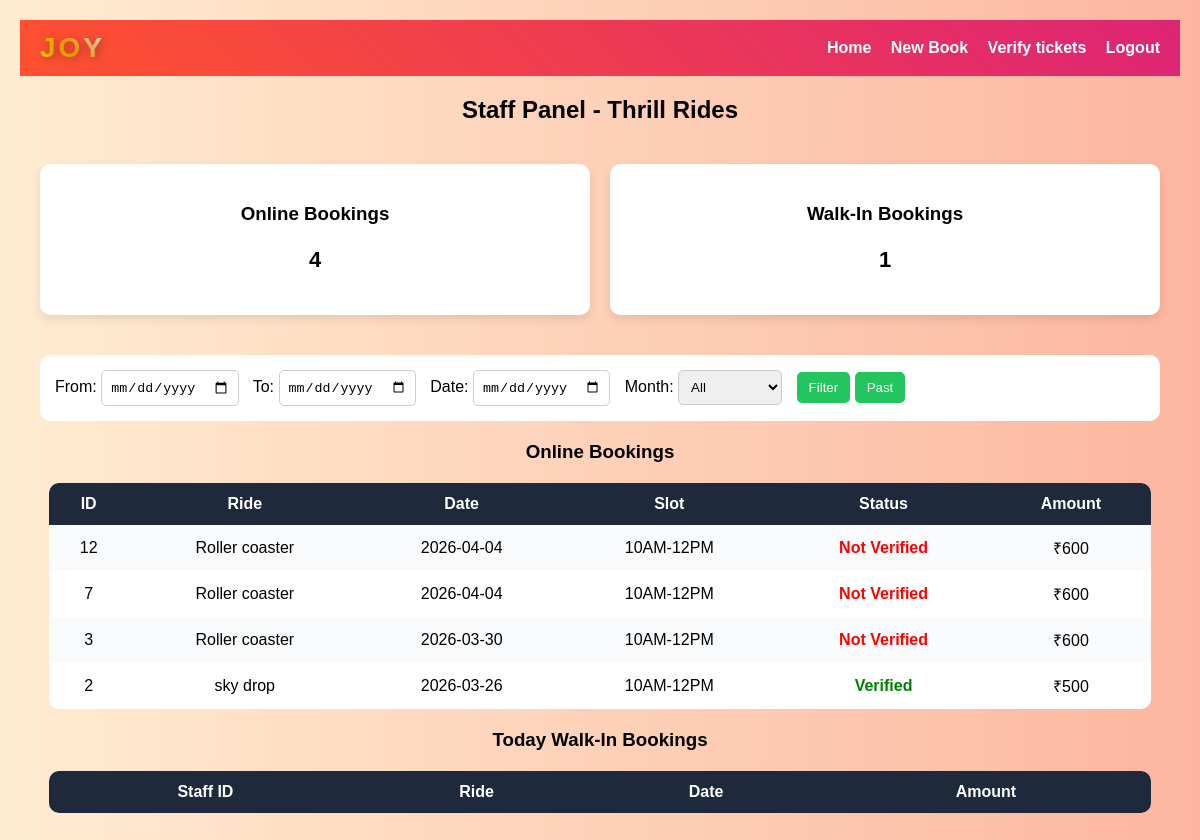
Page /staff_panel.php (signed in) on the committed database.
### tables this page shows
CREATE TABLE IF NOT EXISTS `bookings` (
  `id` int NOT NULL AUTO_INCREMENT,
  `user_id` int DEFAULT NULL,
  `ride_id` int DEFAULT NULL,
  `booking_date` date DEFAULT NULL,
  `slot_time` varchar(50) DEFAULT NULL,
  `amount` int DEFAULT NULL,
  `status` varchar(20) NOT NULL,
  `ticket_image` varchar(255) NOT NULL,
  `cancel_date` date DEFAULT NULL,
  `refund_status` varchar(20) DEFAULT 'Pending',
  `created_at` datetime DEFAULT CURRENT_TIMESTAMP,
  `staff_id` int NOT NULL,
  PRIMARY KEY (`id`)
);

CREATE TABLE IF NOT EXISTS `rides` (
  `id` int NOT NULL AUTO_INCREMENT,
  `ride_name` varchar(100) DEFAULT NULL,
  `price` int DEFAULT NULL,
  `age_limit` int DEFAULT NULL,
  `description` text,
  `images` varchar(100) DEFAULT NULL,
  `category` varchar(50) DEFAULT NULL,
  `capacity` int NOT NULL,
  `status` varchar(20) DEFAULT 'Active',
  PRIMARY KEY (`id`)
);

### staff_panel.php (the view, shortened to what this page needs)
<?php
include "php/db.php";
$staff_id = $_SESSION['staff_id'];
$category = $_SESSION['ride_category'];
$where = "WHERE r.category='$category' AND b.status!='Walk-In'";
$sql = "SELECT
b.id,
r.ride_name,
b.booking_date,
b.slot_time,
b.status,
b.amount
FROM bookings b
JOIN rides r ON b.ride_id=r.id
$where
ORDER BY b.id DESC";
$result = mysqli_query($conn,$sql);
$online_count = mysqli_num_rows($result);
$walkin_count_query = mysqli_query($conn,"
SELECT COUNT(*) as total
FROM bookings
WHERE status='Walk-In'
AND staff_id='$staff_id'
");
$walkin_data = mysqli_fetch_assoc($walkin_count_query);
$walkin_count = $walkin_data['total'];
?>
<!DOCTYPE html>
<html>
<head>
<link rel="stylesheet" href="css/style.css">
</head>
<body>
<div class="navbar">
<div class="logo">
<span class="joy-text">JOY</span>
</div>
<div class="nav-links">
<a href="index.php">Home</a>
<a href="walkin_booking.php">New Book</a>
<a href="scan_ticket.php">Verify tickets</a>
<a href="staff_logout.php">Logout</a>
</div>
</div>
<h2 style="text-align:center;margin-top:20px;">
Staff Panel - <?php echo $category; ?> Rides
</h2>
<div class="dashboard">
<div class="card">
<h3>Online Bookings</h3>
<p><?php echo $online_count; ?></p>
</div>
<div class="card">
<h3> Walk-In Bookings</h3>
<p><?php echo $walkin_count; ?></p>
</div>
</div>
<div class="filter-box">
<form method="GET">
From: <input type="date" name="from_date">
To: <input type="date" name="to_date">
Date:
<input type="date" name="single_date">
Month:
<select name="month">
<option value="">All</option>
</select>
<button type="submit">Filter</button>
<a href="?past=1"><button type="button">Past</button></a>
</form>
</div>
<h3 style="text-align:center;">Online Bookings</h3>
<table>
<tr>
<th>ID</th>
<th>Ride</th>
<th>Date</th>
<th>Slot</th>
<th>Status</th>
<th>Amount</th>
</tr>
<?php
while($row=mysqli_fetch_assoc($result)){
echo "<tr>";
echo "<td>".$row['id']."</td>";
echo "<td>".$row['ride_name']."</td>";
echo "<td>".$row['booking_date']."</td>";
echo "<td>".$row['slot_time']."</td>";
if($row['status']=="Verified"){
echo "<td class='verified'>Verified</td>";
}else{
echo "<td class='notverified'>Not Verified</td>";
}
echo "<td>₹".$row['amount']."</td>";
echo "</tr>";
}
?>
</table>
<h3 style="text-align:center;">Today Walk-In Bookings</h3>
<table>
<tr>
<th>Staff ID</th>
<th>Ride</th>
<th>Date</th>
<th>Amount</th>
</tr>
</table>
</body>
</html>

### style.css (style rules this page uses)
body { font-family: Arial, sans-serif; background-color: #f4f4f4; margin: 0; padding: 20px; }
.navbar { background: rgba(0,0,0,0.7); padding: 15px 30px; display: flex; justify-content: space-between; align-items: center; position: sticky; top: 0; z-index: 1000; }
.navbar a { color: white; text-decoration: none; margin-left: 20px; font-weight: bold; }
.joy-text { font-size: 28px; font-weight: bold; color: #ff8800; }
.joy-text { font-size:28px; font-weight:900; background: linear-gradient(45deg,#fff,#ffe600,#ff00cc); -webkit-background-clip: text; -webkit-text-fill-color: transparent; letter-spacing:3px; font-family: 'Trebuchet MS', sans-serif; text-shadow:2px 2px 10px rgba(0,0,0,0.3); }
body { margin:0; font-family: Arial, sans-serif; background: linear-gradient(to right, #ffecd2, #fcb69f); }
.navbar { display:flex; justify-content:space-between; align-items:center; padding:15px 40px; background: linear-gradient(45deg, #ff512f, #dd2476); }
.nav-links a { color:white; text-decoration:none; margin-left:20px; font-weight:bold; }
.joy-text { font-size:28px; font-weight:bold; background: linear-gradient(45deg, gold, orange, white); -webkit-background-clip:text; -webkit-text-fill-color:transparent; }

### staff_panel.php (style rules this page uses)
.navbar { display:flex;justify-content:space-between; align-items:center;padding:12px 20px; background: linear-gradient(45deg,#ff512f,#dd2476); color:white; }
.nav-links a { color:white;margin-left:15px;text-decoration:none;font-weight:bold }
.dashboard { display:flex;gap:20px;padding:20px }
.card { flex:1;background:#fff;padding:20px; border-radius:10px;text-align:center; box-shadow:0 4px 10px rgba(0,0,0,0.1); }
.card p { font-size:22px;font-weight:bold }
.filter-box { background:#fff;margin:20px;padding:15px; border-radius:10px; }
.filter-box input,.filter-box select { padding:8px;margin-right:10px;border-radius:5px;border:1px solid #ccc; }
.filter-box button { padding:8px 12px;background:#22c55e;color:white;border:none;border-radius:5px; }
table { width:95%;margin:20px auto;border-collapse:collapse; background:#fff;border-radius:10px;overflow:hidden; }
th { background:#1e293b;color:white }
th,td { padding:12px;text-align:center }
tr:nth-child(even) { background:#f8fafc }
.verified { color:green;font-weight:bold }
.notverified { color:red;font-weight:bold }

### rows in the picture
bookings: id "12", ride.ride_name "Roller coaster", booking_date "2026-04-04", slot_time "10AM-12PM", status "Not Verified", amount "600"
bookings: id "7", ride.ride_name "Roller coaster", booking_date "2026-04-04", slot_time "10AM-12PM", status "Not Verified", amount "600"
bookings: id "3", ride.ride_name "Roller coaster", booking_date "2026-03-30", slot_time "10AM-12PM", status "Not Verified", amount "600"
bookings: id "2", ride.ride_name "sky drop", booking_date "2026-03-26", slot_time "10AM-12PM", status "Verified", amount "500"

### other values in the picture
$category "Thrill"
$online_count "4"
$walkin_count "1"
